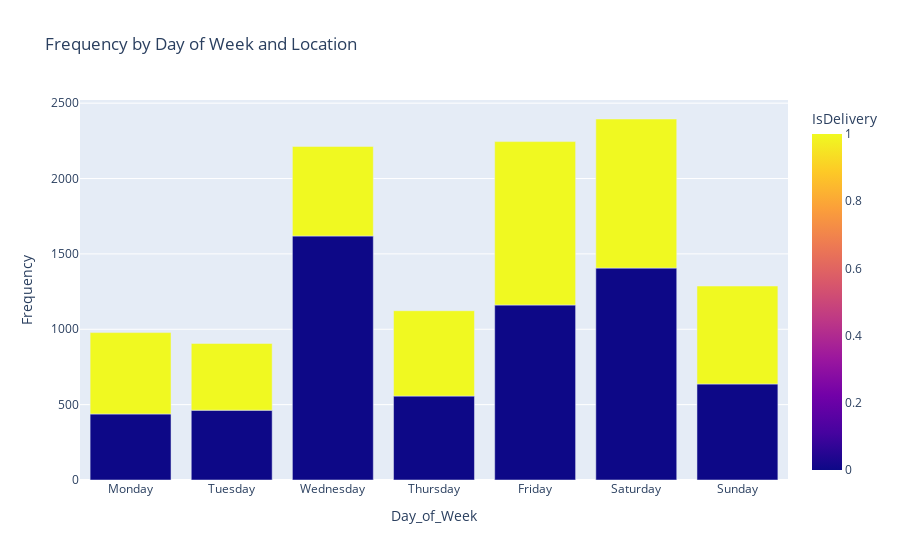

The code cell stored with this chart in its notebook:
### Code cell
inn_out=dataset_date.groupby(['Day_of_Week','IsDelivery']).sum('Frequency')
inn_out.reset_index(drop=False,inplace=True)
#Visits by day of week and Meal
fig = px.bar(inn_out, x="Day_of_Week", y='Frequency',color="IsDelivery", title="Frequency by Day of Week and Location")
figure = go.Figure(data=fig)
figure.show()
# We can conclude that the frequency by day of the week is proportional for Delivery and at the restaurant.
# So they are almost independent variables, which means the day of the week won´t influentiate if it is delivery or not.

### Figure 1 — Plotly figure (JSON) as saved in the notebook; plotly's stock layout.template omitted (floating-point values rounded to 4 significant figures)
{"data": [{"alignmentgroup": "True", "hovertemplate": "Day_of_Week=%{x}<br>Frequency=%{y}<br>IsDelivery=%{marker.color}<extra></extra>", "legendgroup": "", "marker": {"color": [0, 1, 0, 1, 0, 1, 0, 1, 0, 1, 0, 1, 0, 1], "coloraxis": "coloraxis", "pattern": {"shape": ""}}, "name": "", "offsetgroup": "", "orientation": "v", "showlegend": false, "textposition": "auto", "type": "bar", "x": ["Monday", "Monday", "Tuesday", "Tuesday", "Wednesday", "Wednesday", "Thursday", "Thursday", "Friday", "Friday", "Saturday", "Saturday", "Sunday", "Sunday"], "xaxis": "x", "y": [438, 540, 463, 443, 1619, 594, 557, 566, 1161, 1084, 1406, 989, 637, 650], "yaxis": "y"}], "layout": {"barmode": "relative", "coloraxis": {"colorbar": {"title": {"text": "IsDelivery"}}, "colorscale": [[0, "#0d0887"], [0.1111, "#46039f"], [0.2222, "#7201a8"], [0.3333, "#9c179e"], [0.4444, "#bd3786"], [0.5556, "#d8576b"], [0.6667, "#ed7953"], [0.7778, "#fb9f3a"], [0.8889, "#fdca26"], [1, "#f0f921"]]}, "legend": {"tracegroupgap": 0}, "title": {"text": "Frequency by Day of Week and Location"}, "xaxis": {"anchor": "y", "domain": [0, 1], "title": {"text": "Day_of_Week"}}, "yaxis": {"anchor": "x", "domain": [0, 1], "title": {"text": "Frequency"}}}}
